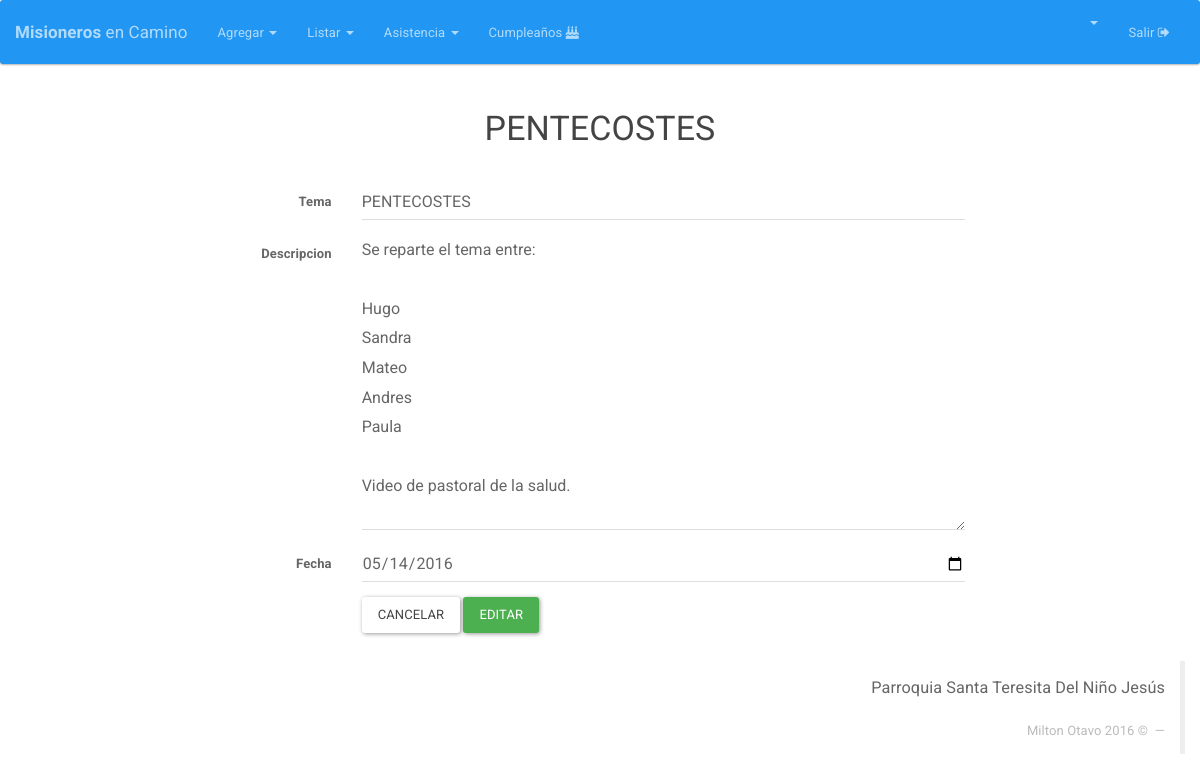
The app's page /Temas/editar/1 (signed in), older data.
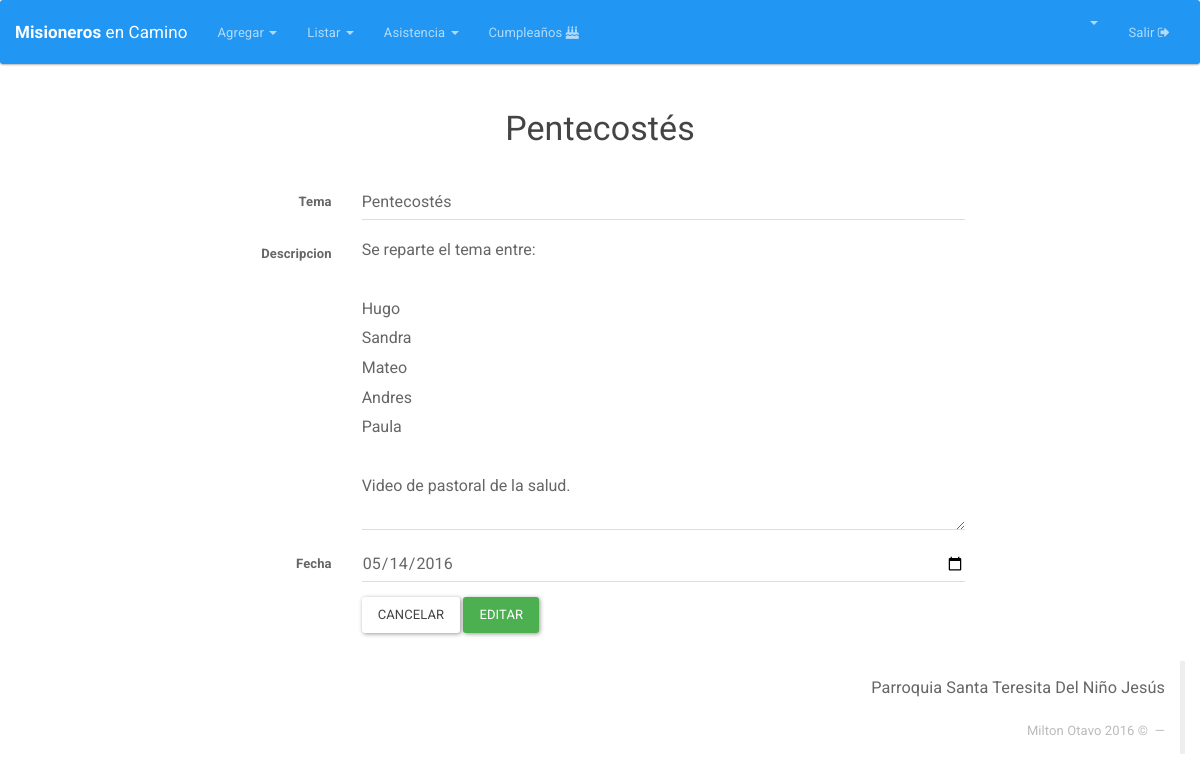
The same page, newer data.
### tables this page shows
CREATE TABLE `tema` (
  `ID_TEMA` int(11) NOT NULL,
  `TEMA` varchar(50) NOT NULL,
  `DESCRIPCION` text NOT NULL,
  `FECHA` date DEFAULT NULL,
  `USUARIOLOG` bigint(11) NOT NULL,
  `FECHALOG` timestamp NOT NULL DEFAULT CURRENT_TIMESTAMP ON UPDATE CURRENT_TIMESTAMP
);

### index.php (called while the page is built, shortened)
<?php
if (isset($_SESSION['app_id'])) {
	require_once "Core/Models/Conexion.php";
}
Core\Config\Enrutador::run(new Core\Config\Request());
?>

### Core/Models/Conexion.php (called while the page is built, shortened)
<?php namespace Core\Models;
	class Conexion{
		private $datos= array (
				"host"=>DB_HOST,
				"user"=>DB_USER,
				"pass"=>DB_PASS,
				"db"=>DB_NAME
			);
		private $db;
		public function __construct()
		{
			$this->db = new \mysqli(
					$this->datos['host'],
					$this->datos['user'],
					$this->datos['pass'],
					$this->datos['db']
				);
			$this->db-> set_charset("utf8");
		}
		public function consultaRetorno($sql){
			$datos = $this->db->query($sql);
			return $datos;
		}
	}
 ?>

### Core/Config/Request.php (called while the page is built, shortened)
<?php namespace Core\Config;
class Request{
	private $metodo;
	private $argumento;
	public function __construct(){
		if(isset($_GET['url'])){
			$ruta = filter_input(INPUT_GET, 'url', FILTER_SANITIZE_URL);
			$ruta = explode("/", $ruta);
			$ruta = array_filter($ruta);
			if($ruta[0] == "index.php"){
				$this->controlador = "Login";
			}else{
				$this->controlador = strtolower(array_shift($ruta));
			}
			$this->metodo = strtolower(array_shift($ruta));
			$this->argumento = $ruta;
		}else{
			$this->controlador = "Login";
			$this->metodo = "index";
		}
	}
	public function getMetodo(){
		return $this->metodo;
	}
	public function getArgumento(){
		return $this->argumento;
	}
}
?>

### Core/Controllers/TemasController.php (called while the page is built, shortened)
<?php namespace Core\Controllers;
class TemasController{
	private $Tema;
	public function __construct(){
		$this->Tema = new Tema();
	}
	public function editar($id){
		if (!$_POST) {
			$this->Tema->__set("idTema", $id);
			$datos=$this->Tema->view();
			return $datos;
		}
	}
}
?>

### Core/Models/Tema.php (called while the page is built, shortened)
<?php namespace Core\Models;
	class Tema {
		private $idTema;
		private $db;
		public function __construct(){
			$this->db = new Conexion();
		}
		 public function view(){
			$sql="SELECT t.*, u.* FROM tema t  INNER JOIN usuarios u ON t.USUARIOLOG=u.ID  WHERE ID_TEMA='{$this->idTema}'";
			$datos = $this->db->consultaRetorno($sql);
			$row = mysqli_fetch_assoc($datos);
			return $row;
		}
	}
 ?>

### HTML/Temas/editar.php (the view, shortened to what the changed rows need)
<html>
<head>
	<?php include(HTML_DIR.'/overall/header.php') ?>
</head>
<body>
	<?php include(HTML_DIR.'/overall/nav.php') ?>
	<div class="container">
		<h3 align="center"> <?php echo  $datos['TEMA'] ;  ?></h3>
		<br>
		<div class="">
			<div class="col-md-2"></div>
			<div class="col-md-8">
				<form class="form-horizontal" enctype="multipart/form-data" method="POST">
					<fieldset>
						<div class="form-group">
							<label for="inputNombres" class="col-lg-2 control-label" style="font-weight: bold;">Tema</label>
							<div class="col-lg-10">
								<input type="text" class="form-control" name="inputTema" placeholder="Tema" required value="<?php echo $datos['TEMA'] ?>">
							</div>
						</div>
						<div class="form-group">
							<label for="inputPrimerApellido" class="col-lg-2 control-label" style="font-weight: bold;">Descripcion</label>
							<div class="col-lg-10">
								<textarea  type="text" class="form-control" name="inputDescripcion" rows="10" required><?php echo $datos['DESCRIPCION'] ?></textarea>
							</div>
						</div>
						<div class="form-group">
							<label for="inputSegundoApellido" class="col-lg-2 control-label"  style="font-weight: bold;">Fecha</label>
							<div class="col-lg-10">
								<input type="date" class="form-control" name="inputFecha" value="<?php echo $datos['FECHA'] ?>">
							</div>
						</div>
						<div class="form-group">
							<div class="col-lg-10 col-lg-offset-2">
								<button type="reset" class="btn btn-default">Cancelar</button>
								<button type="submit" class="btn btn-success">Editar</button>
							</div>
						</div>
					</fieldset>
				</form>
			</div>
			<div class="col-md-2"></div>
		</div>
	</div>
	<?php include(HTML_DIR.'/overall/footer.php') ?>
</body>
</html>

### HTML/overall/nav.php (shortened to what the changed rows need)
<nav class="navbar navbar-inverse">
  <div class="container-fluid">
    <div class="navbar-header">
      <a class="navbar-brand" style="font-size: 17px" href="<?php echo URL; ?>Integrantes"><b>Misioneros</b> en Camino</a>
    </div>
    <div class="collapse navbar-collapse" id="bs-example-navbar-collapse-2">
      <ul class="nav navbar-nav">
        <li class="dropdown">
          <a href="#" class="dropdown-toggle" data-toggle="dropdown" role="button" aria-expanded="false"> Agregar <span class="caret"></span></a>
        </li>
      </ul>
      <ul class="nav navbar-nav">
        <li class="dropdown">
          <a href="#" class="dropdown-toggle" data-toggle="dropdown" role="button" aria-expanded="false"> Listar <span class="caret"></span></a>
        </li>
      </ul>
      <ul class="nav navbar-nav">
        <li class="dropdown">
          <a href="#" class="dropdown-toggle" data-toggle="dropdown" role="button" aria-expanded="false"> Asistencia <span class="caret"></span></a>
        </li>
      </ul>
      <ul class="nav navbar-nav">
       <li><a href="<?php echo URL; ?>birthday"> Cumpleaños  <i class="fa fa-birthday-cake" aria-hidden="true"></i></a></li>
     </ul>
     <ul class="nav navbar-nav navbar-right">
       <ul class="nav navbar-nav">
        <li class="dropdown">
          <a href="#" class="dropdown-toggle" data-toggle="dropdown" role="button" aria-expanded="false"> <b><?php echo ucwords(strtolower($_SESSION['nombre'])); ?> </b>  <span class="caret"></span></a>
        </li>
      </ul>
      <li><a href="<?php echo URL; ?>Logout">  Salir  <i class="fa fa-sign-out" aria-hidden="true"></i></a></li>
    </ul>
  </div>
</div>
</nav>

Row changes from the older to the newer data that the page shows:
changed tema: TEMA "PENTECOSTES" → "Pentecostés"; inputTema "PENTECOSTES" → "Pentecostés"
